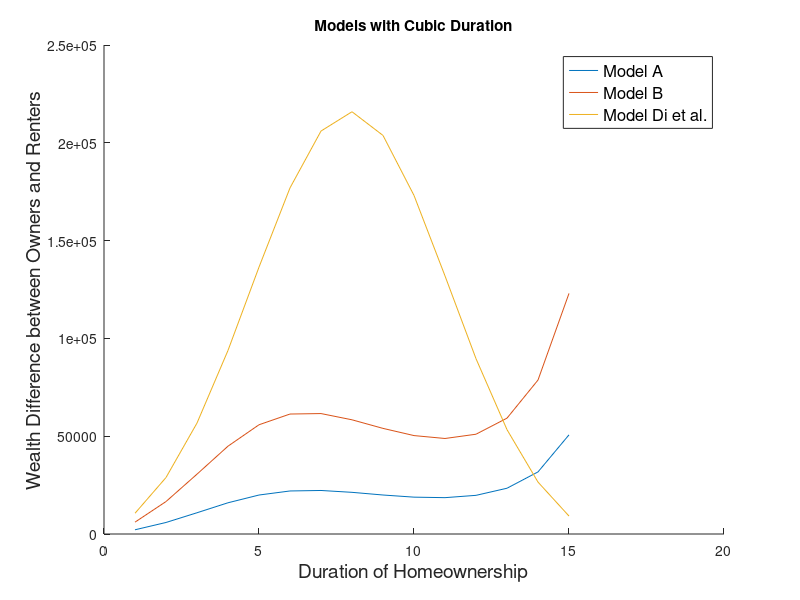
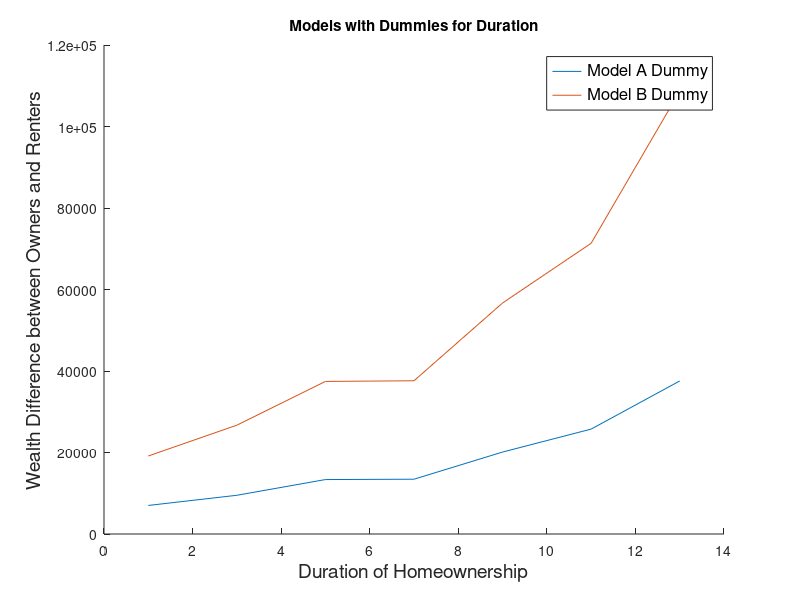

The MATLAB source for these figures, in order: (Note: this script raises an error after producing the figures.)
%% REGRESSUION RESULTS FOR NET WEALTH
dur         = 1:1:15;
dummy_dur   = 1:2:15;
%% Di et al. MODELs on our sample (1999-2015)
%  LogW = alpha + beta_h * H + beta_sh * SH + beta_ht*TH+ beta_c * C
%% When we use dummies for duration  
%  LogW = alpha + beta_h * H + beta_sh * SH + beta_c * C + Gamma * D
%  where beta_h = 0, beta_sh =0, gamma is the coeff for each dur dummies 
%% COEFFICIENTS FROM THEIR ESTIMATION 
alpha   = [-10.80      % MODEL A
           -10.68      % MODEL A Dummy
           -11.44      % MODEL B
           -11.32      % MODEL B Dummy 
            -8.5778];  % Di Belseky Liu MODEL B
       
beta_h  = [  1.092     % MODEL A 
             0         % MODEL A Dummy
             1.098     % MODEL B
             0         % MODEL B Dummy
             0.79478]; % Di Belseky Liu MODEL B  
       
beta_hs = [ -0.133     % MODEL A
             0         % MODEL A Dummy
            -0.134     % MODEL B
             0         % MODEL B Dummy
            -0.0500];  % Di Belseky Liu MODEL B
        
beta_ht = [  0.0051    % MODEL A
             0         % MODEL A Dummy
             0.0051    % MODEL B
             0         % MODEL B Dummy
             0];       % Di Belseky Liu MODEL B        

        
%           D1     D3      D5      D7      D9      D11      D13      D15           
Gamma   = [ 0      0       0       0       0       0        0        0      % MODEL A
            1.958  2.225   2.534   2.540   2.916   3.151    3.515    3.096  % MODEL A Dummy
            0      0       0       0       0       0        0        0      % MODEL B
            1.952  2.244   2.551   2.555   2.939   3.158    3.564    3.112  % MODEL B Dummy
            0      0       0       0       0       0        0        0];    % Di Belseky Liu MODEL B         

        
         %---------------------------------------------------------
         %         |  DUMMY   |          |  DUMMY   |
         % MODEL A |  MODEL A |  MODEL B |  MODEL B |  DBL MODEL B 
         %---------------------------------------------------------
beta_c  = [ 1.468     1.447      1.531      1.509      1.40880     ;...   % Average annual income 1999-2015 (log)    
            0.271     0.268      0          0          0           ;...   % Net wealth 1999 (log)
            0         0          0          0          0.23708     ;...   % Savings tendency between 1984 and 1994
            6.59e-06  6.90e-06   6.96e-06   7.28e-06   1.2790e-05  ;...   % Total inheritance and settlement payment received between 1989 and 2001
            0         0          0          0          0.6572      ;...   % Ever selected itemizing deduction in tax filings between 1989 and 2001  
           -7.32e-05  0.0051    -0.0013     0.00359    0.40858     ;...   % High school
            0.0127    0.0137     0.0146     0.0156     0.01880     ;...   % Age of household head in 1999
            0         0          0          0          0.24488     ;...   % Percentage of time as a married couple hh
            0.160     0.158      0.160      0.159     -9.09e-05    ;...   % Change in the number of children in household, 1999-2015
            0         0          2.594      2.572      0           ;...   % Being in top quart of wealth dist. in 1999
            0.631     0.586      0.620      0.576      0.10545     ;...   % South
            0.301     0.263      0.312      0.274      0.17547     ]';    % Metro in our case // Other metro
           

[height_beta_c, width_beta_c] = size(beta_c);  

%% INDEPENDENT VARIABLES 
% fix variables:
%   1. continuous variables: at their sample means
%   2. categorical variables: estimates of the groups with the highest incidence   
%      (white, HS grad, South, Not in Large, Other Metro, Used itemized
%      dedeuction, top wealth quartile, not divorced)

           % OURS    % DI ETAL
C =       [9.657      10.40096     % Average annual income 1999-2001 (log)    
           5.912      6.223710     % Net wealth 1999 (log)
           0         -0.01526      % Savings tendency between 1984 and 1994
        3162       5646.987        % Total inheritance and settlement payment received between 1999 and 2015
           0          1            % Ever selected itemizing deduction in tax filings between 199 and 2015  
           1          1            % High school
          34.22      39.77445      % Age of household head in 1999
           0          0.443339     % Percentage of time as a married couple hh
           0.031      0.124606     % Change in the number of children in household, 1999-2001
           1          0            % Being in top quart of wealth dist. in 1999
           1          1            % Region: South
           1          1       ];   % Other metro
[height_C, width_C] = size(C); 
       
 beta_c_times_C      = [beta_c(1:end-1,:)*C(:,1)
                        beta_c(end,:)*C(:,2)];
%% DEPENDENT VARIABLES FOR OWNERS and RENTERS
LogW              = nan(height_beta_c, length(dur));
wealth            = nan(height_beta_c, length(dur));
LogW_rent         = nan(height_beta_c, length(dur));
wealth_rent       = nan(height_beta_c, length(dur));
Wealth_Difference = nan(height_beta_c, length(dur));
d = length(dummy_dur);
for i=1:1:height_beta_c % # of models
  if i==2 || i==4       % Models where years owning is dummy
     LogW(i,1:d)            = (alpha(i)+beta_c_times_C(i))*ones(size(dummy_dur)) +  ones(size(dummy_dur)).*Gamma(i, :);
     LogW_rent(i,1:d)       = (alpha(i)+beta_c_times_C(i))*ones(size(dummy_dur));
  else    
     LogW(i,:)              = (alpha(i)+beta_c_times_C(i))*ones(size(dur)) +  beta_h(i) * dur + beta_hs(i) * dur.^2 + beta_ht(i) * dur.^3;
     LogW_rent(i,:)         = (alpha(i)+beta_c_times_C(i))*ones(size(dur));
  end
     wealth(i,:)            = exp(LogW(i,:));
     wealth_rent(i,:)       = exp(LogW_rent(i,:));
     Wealth_Difference(i,:) = wealth(i,:)-wealth_rent(i,:);
end

Wealth_Difference = Wealth_Difference*(1/0.44);

figure(3)
hold on
for i=1:2:height_beta_c
plot(dur,Wealth_Difference(i,:))
end
hleg=legend('Model A','Model B','Model Di et al.');
set(hleg,'Location','northeast','FontSize',12);
ylabel('Wealth Difference between Owners and Renters','FontSize',14)
xlabel('Duration of Homeownership','FontSize',14)
title("Models with Cubic Duration")

figure(4)
hold on
for i=2:2:height_beta_c-1
plot(dummy_dur(1:d-1),Wealth_Difference(i,1:d-1))
end
hleg=legend('Model A Dummy','Model B Dummy');
set(hleg,'Location','northeast','FontSize',12);
ylabel('Wealth Difference between Owners and Renters','FontSize',14)
xlabel('Duration of Homeownership','FontSize',14)
title("Models with Dummies for Duration")

% To Excel 
diff_ = length(dur) - length(dummy_dur);
tt = table(dur', [dummy_dur'; zeros(diff_,1)], Wealth_Difference(1,:)',  Wealth_Difference(2,:)' , Wealth_Difference(3,:)', Wealth_Difference(4,:)', Wealth_Difference(5,:)');
tt.Properties.VariableNames= {'Duration', 'Duration_Dummy', 'NW_Model_A', 'NW_Model_A_Dummy', 'NW_Model_B', 'NW_Model_B_Dummy','NW_Model_Di_et_al' };
writetable(tt,'Matlab_Results.xlsx','Sheet',1)